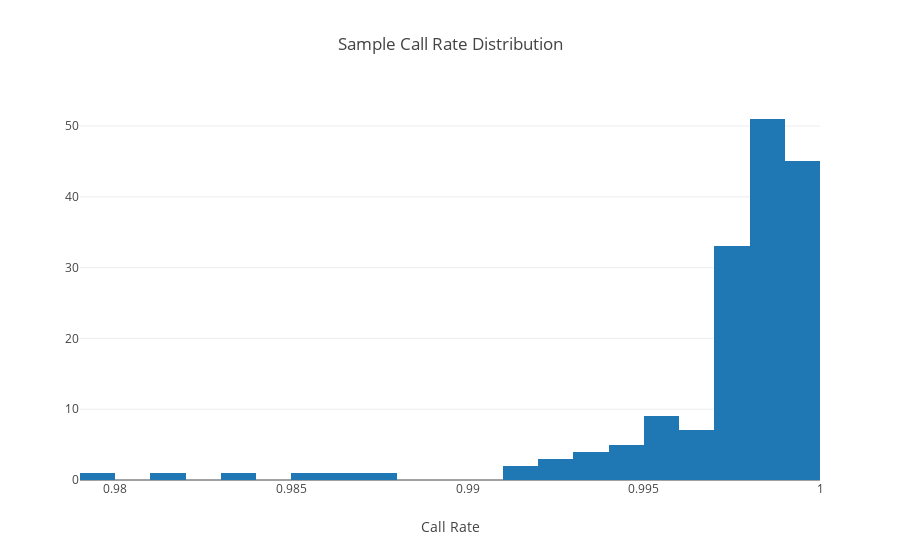

Write notebook code for a chart like this one.
### Markdown cell above
Show what the call rate distribution looks like across all samples:

### Code cell
df_stat
    .selectExpr("explode(qc) as qc")
    .fn(d => {
        Histogram(
            x=d.select("qc.callRate").collect.map(_.getAs[Double]("callRate")).toList
        ).plot(title="Sample Call Rate Distribution", xaxis=Axis(title="Call Rate"))
    })

### Figure 1 — Plotly figure (JSON) as saved in the notebook; plotly's stock layout.template omitted (floating-point values rounded to 4 significant figures; data arrays with more than 128 entries replaced by an {"elided": "..."} marker saying what was removed)
{"data": [{"type": "histogram", "x": {"elided": "165 float values"}}], "layout": {"title": "Sample Call Rate Distribution", "xaxis": {"title": "Call Rate"}}}
